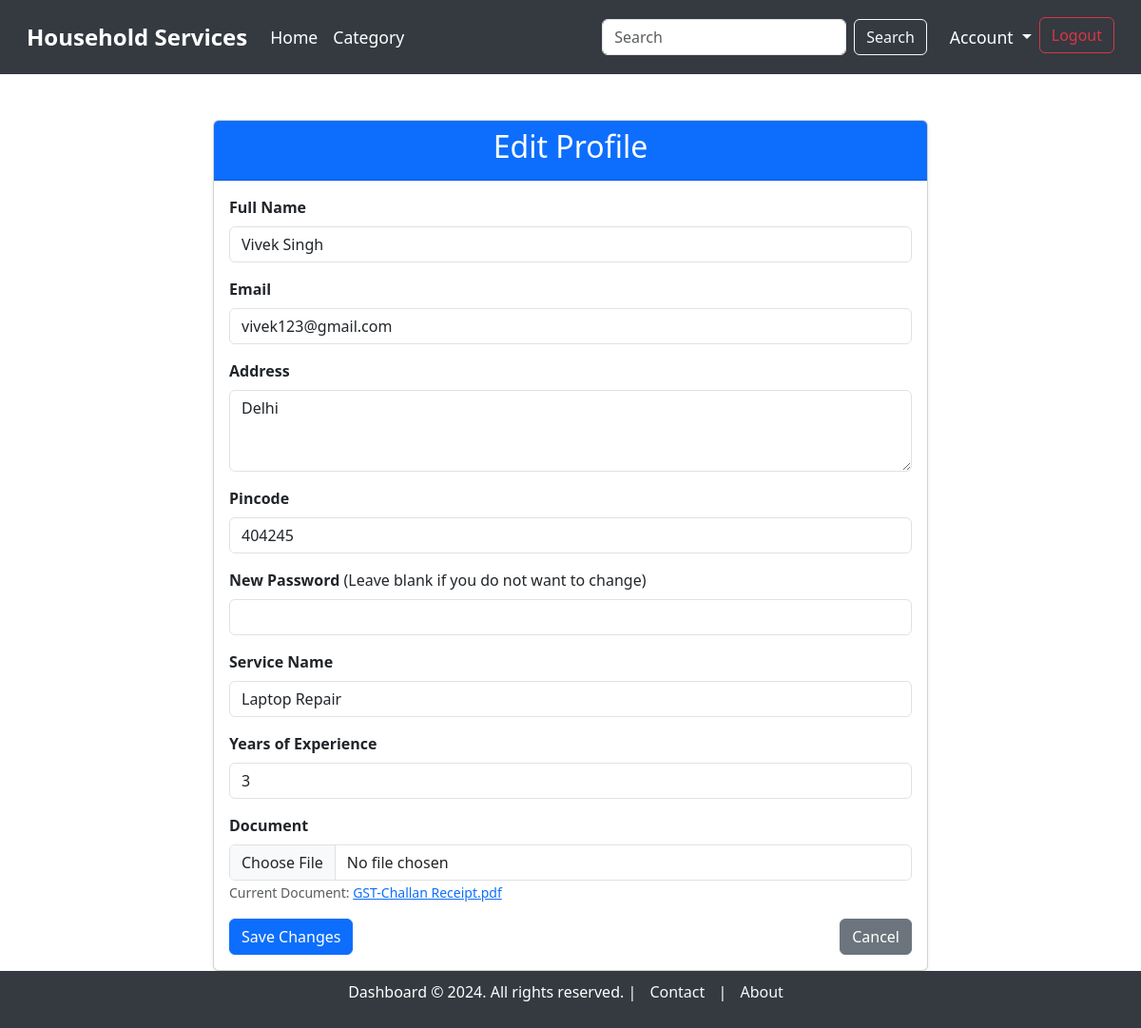
Page /edit_profile/4/ (signed in) on the earlier database version.
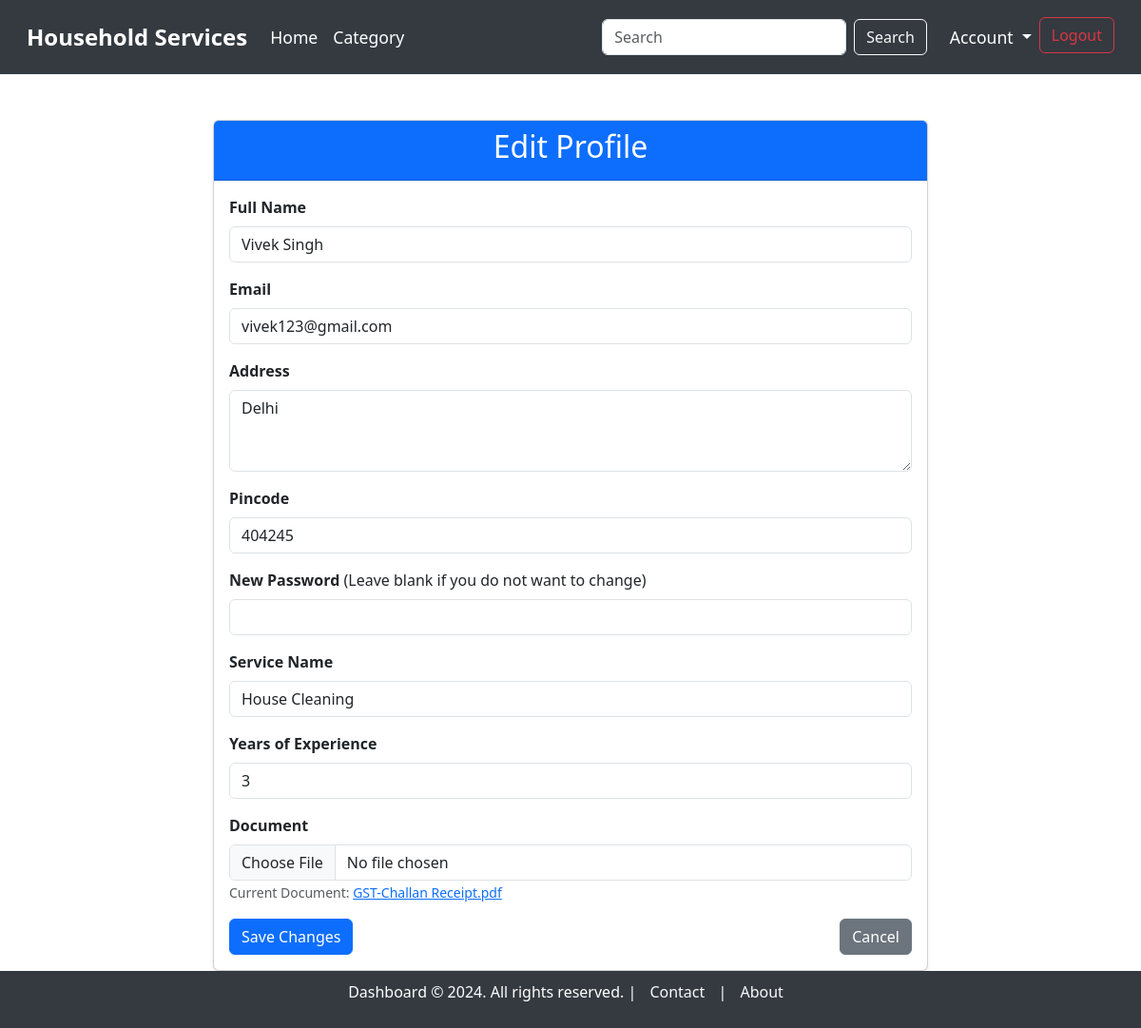
Same page on the later database version.
### model.py (models this page shows, shortened)
class User(db.Model):
    __tablename__ = "users"
    user_id = db.Column(db.Integer, autoincrement=True, primary_key=True)
    full_name = db.Column(db.String, nullable=False)
    username = db.Column(db.String, unique=True, nullable=False)
    email = db.Column(db.String, unique=True, nullable=False)
    password = db.Column(db.String, nullable=False)
    address = db.Column(db.String, nullable=False)
    pincode = db.Column(db.String, nullable=False)
    role = db.Column(db.String, nullable=False)  # 'customer' or 'supplier'
    service_name = db.Column(db.String, unique=True, nullable=False)  # Only applicable if the user is a supplier
    experience_years = db.Column(db.Integer)  # Only applicable if the user is a supplier
    document = db.Column(db.String)  # Path or name of the uploaded document, only for suppliers
    is_verified = db.Column(db.Boolean, default=False)  # For supplier verification
    is_blocked = db.Column(db.Boolean, default=False)  # For blocking/unblocking users

### main.py (the view, shortened to what this page needs)
@app.route('/edit_profile/<int:user_id>/', methods=['GET', 'POST'])
def edit_profile(user_id):
    user = User.query.get_or_404(user_id)
    if session.get('role') != 'admin' and session.get('user_id') != user_id:
        flash("You do not have permission to edit this profile.", "danger")
        return redirect(url_for('profile', user_id=session.get('user_id')))
    return render_template('profile/edit_profile.html', user=user)

### templates/profile/edit_profile.html (shortened to what this page needs)
{% extends 'base_dashboard.html' %}
{% block content %}
<div class="container mt-5">
    <div class="row justify-content-center">
        <div class="col-md-8">
            <div class="card shadow-sm">
                <div class="card-header bg-primary text-white text-center">
                    <h2>Edit Profile</h2>
                </div>
                <div class="card-body">
                    <form action="{{ url_for('edit_profile', user_id=user.user_id) }}" method="POST" enctype="multipart/form-data">
                        <div class="mb-3">
                            <label for="full_name" class="form-label"><strong>Full Name</strong></label>
                            <input type="text" class="form-control" id="full_name" name="full_name" value="{{ user.full_name }}" required>
                        </div>
                        <div class="mb-3">
                            <label for="email" class="form-label"><strong>Email</strong></label>
                            <input type="email" class="form-control" id="email" name="email" value="{{ user.email }}" required>
                        </div>
                        <div class="mb-3">
                            <label for="address" class="form-label"><strong>Address</strong></label>
                            <textarea class="form-control" id="address" name="address" rows="3" required>{{ user.address }}</textarea>
                        </div>
                        <div class="mb-3">
                            <label for="pincode" class="form-label"><strong>Pincode</strong></label>
                            <input type="text" class="form-control" id="pincode" name="pincode" value="{{ user.pincode }}" required>
                        </div>
                        <div class="mb-3">
                            <label for="password" class="form-label"><strong>New Password</strong> (Leave blank if you do not want to change)</label>
                            <input type="password" class="form-control" id="password" name="password">
                        </div>
                        {% if user.role == 'supplier' %}
                            <div class="mb-3">
                                <label for="service_name" class="form-label"><strong>Service Name</strong></label>
                                <input type="text" class="form-control" id="service_name" name="service_name" value="{{ user.service_name }}">
                            </div>
                            <div class="mb-3">
                                <label for="experience_years" class="form-label"><strong>Years of Experience</strong></label>
                                <input type="number" class="form-control" id="experience_years" name="experience_years" value="{{ user.experience_years }}" min="0">
                            </div>
                            <div class="mb-3">
                                <label for="document" class="form-label"><strong>Document</strong></label>
                                <input type="file" class="form-control" id="document" name="document">
                                {% if user.document %}
                                    <small class="text-muted">Current Document: <a href="{{ url_for('static', filename='uploads/' + user.document) }}" target="_blank">{{ user.document }}</a></small>
                                {% endif %}
                            </div>
                        {% endif %}
                        <div class="d-flex justify-content-between">
                            <button type="submit" class="btn btn-primary">Save Changes</button>
                            <a href="{{ url_for('profile', user_id=user.user_id) }}" class="btn btn-secondary">Cancel</a>
                        </div>
                    </form>
                </div>
            </div>
        </div>
    </div>
</div>
{% endblock %}

Differences in the rows shown:
changed User "GST-Challan Receipt.pdf": service_name "Laptop Repair" → "House Cleaning"
